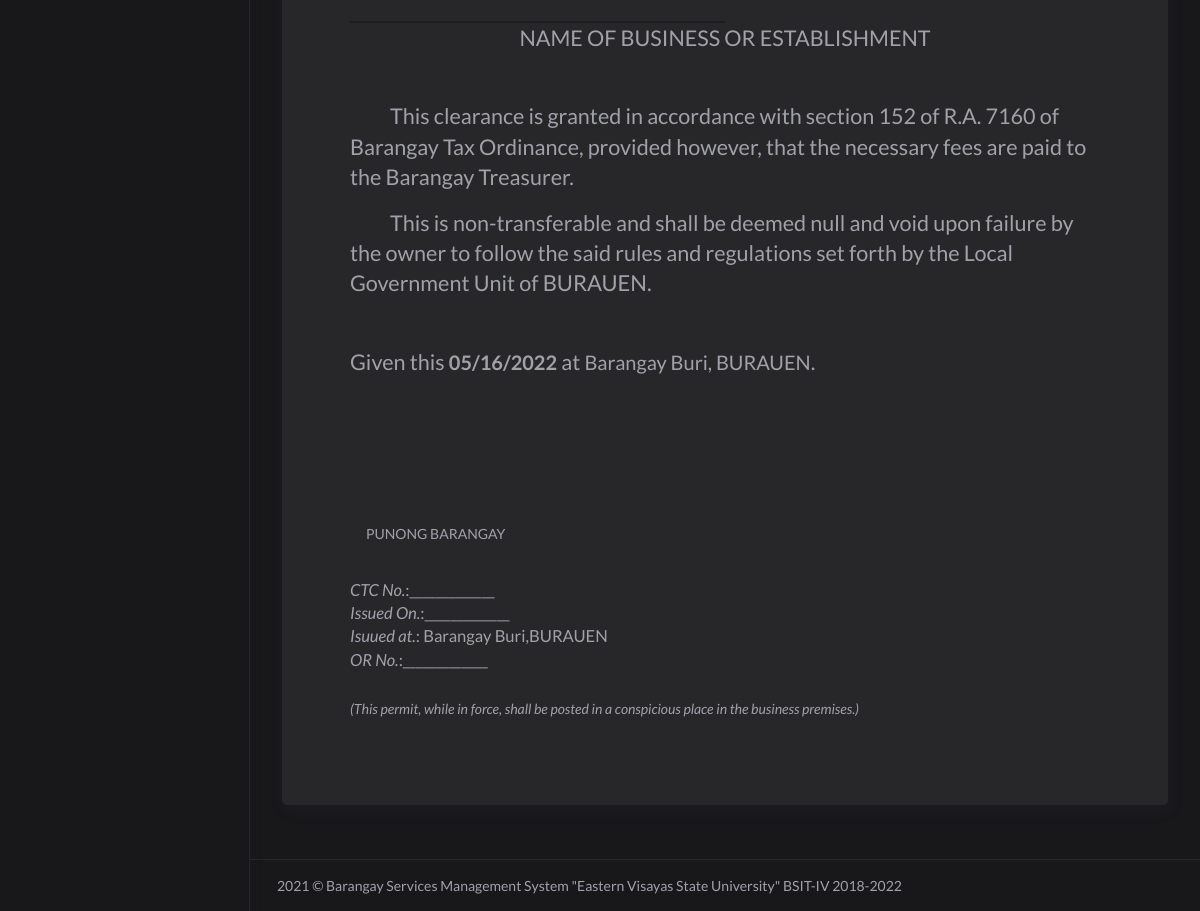
The page /generate_business_permit.php (lower part) on the database as committed earlier.
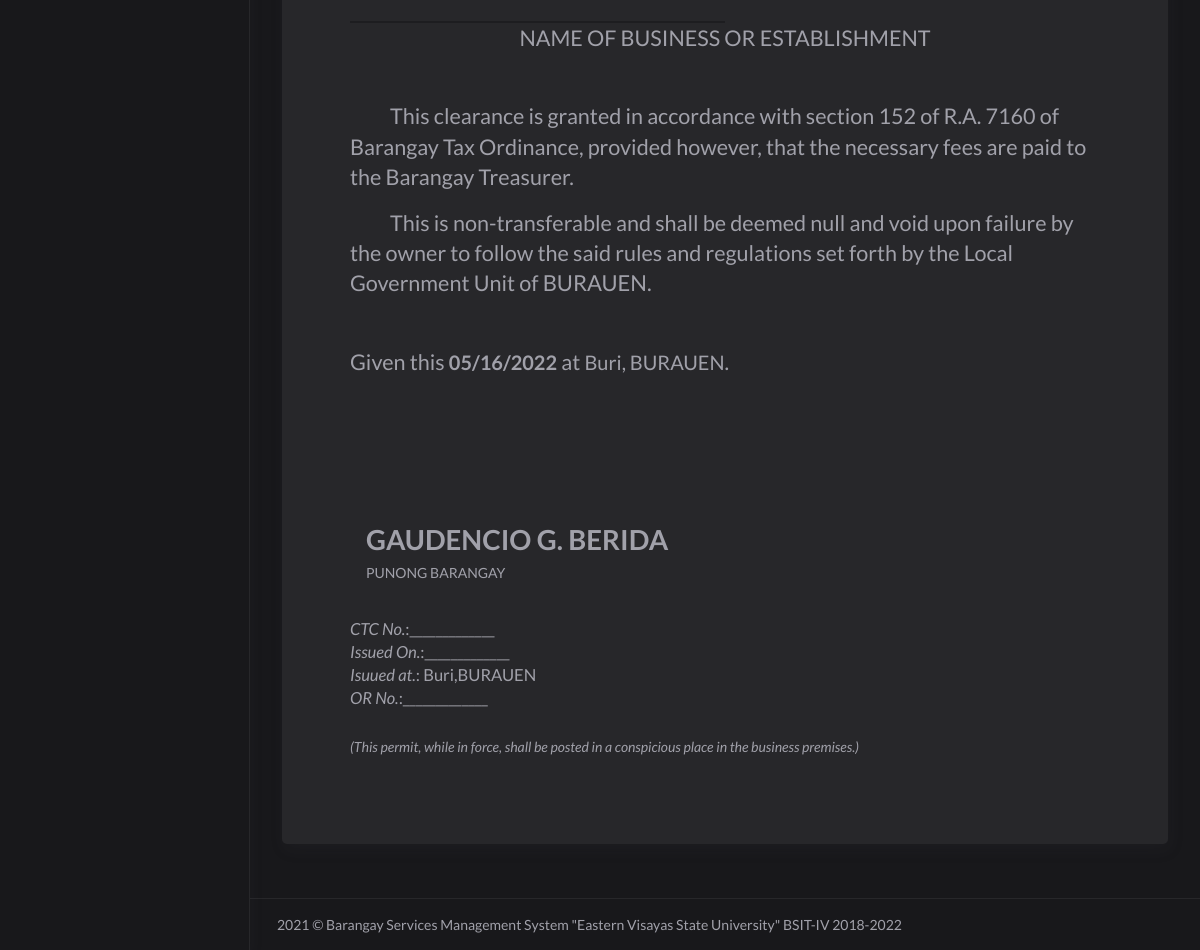
The same page on the database as committed later.
### tables this page shows
CREATE TABLE `tblbrgy_info` (
  `id` int(11) NOT NULL AUTO_INCREMENT,
  `province` varchar(100) DEFAULT NULL,
  `town` varchar(100) DEFAULT NULL,
  `brgy_name` varchar(50) DEFAULT NULL,
  `number` varchar(50) DEFAULT NULL,
  `text` text,
  `image` varchar(200) DEFAULT NULL,
  `city_logo` varchar(100) DEFAULT NULL,
  `brgy_logo` varchar(100) DEFAULT NULL,
  PRIMARY KEY (`id`)
);

CREATE TABLE `tblofficials` (
  `id` int(11) NOT NULL AUTO_INCREMENT,
  `name` varchar(50) DEFAULT NULL,
  `chairmanship` varchar(50) DEFAULT NULL,
  `position` varchar(50) DEFAULT NULL,
  `termstart` date DEFAULT NULL,
  `termend` date DEFAULT NULL,
  `status` varchar(20) DEFAULT NULL,
  PRIMARY KEY (`id`)
);

### templates/main-header.php (called while the page is built, shortened)
<?php include 'model/fetch_brgy_info.php' ?>

### model/fetch_brgy_info.php (called while the page is built, shortened)
<?php
    $query = "SELECT * FROM tblbrgy_info";
    $result = $conn->query($query);
	$row = $result->fetch_assoc();
	if($row){
		$town	= $row['town'];
		$brgy 		= $row['brgy_name'];
	}
?>

### generate_business_permit.php (the view, shortened to what this page needs)
<?php include 'bootstrap/index.php' ?>
<?php
$c = "SELECT * FROM tblofficials JOIN tblposition ON tblofficials.position=tblposition.id WHERE tblposition.position='Captain'";
$captain = $conn->query($c)->fetch_assoc();
?>
<!DOCTYPE html>
<html lang="en">
<head>
    <?php include 'templates/header.php' ?>
</head>
<body>
    <div class="wrapper">
        <?php include 'templates/main-header.php' ?>
        <?php include 'templates/sidebar.php' ?>
        <div class="main-panel">
            <div class="content">
                <div class="page-inner">
                    <div class="row mt--2">
                        <div class="col-md-12">
                            <div class="card">
                                <div class="card-body m-5" id="printThis">
                                    <div class="row mt-2">
                                        <div class="col-md-12">
                                            <div class="text-center pt-4 mb-5">
                                                <hr class="w-50 mt-0 mb-0" style="border-top: 2px solid black;">
                                                <h2 class="mt-0">NAME OF BUSINESS OR ESTABLISHMENT</h2>
                                            </div>
                                            <h2 class="mt-5" style="text-indent: 40px;">This clearance is granted in accordance with section 152 of R.A. 7160 of Barangay Tax Ordinance, provided however, that the necessary fees are paid to the Barangay Treasurer.</h2>
                                            <h2 class="mt-3" style="text-indent: 40px;">This is non-transferable and shall be deemed null and void upon failure by the owner to follow the said rules and regulations set forth by the Local Government Unit of <span style="font-size:22px"><?= ucwords($town) ?>.</h2>
                                            <h2 class="mt-5">Given this <span class="fw-bold" style="font-size:20px"><?= date('m/d/Y') ?></span> at <span style="font-size:20px"><?= ucwords($brgy . ', ' . $town) ?></span>.</h2>
                                        </div>
                                        <div class="col-md-12">
                                            <div class="p-3 text-right mr-5" style="margin-top:120px">
                                                <h1 class="fw-bold mb-0 text-uppercase"><?= ucwords($captain['name']) ?></h1>
                                                <p class="mr-5">PUNONG BARANGAY</p>
                                            </div>
                                        </div>
                                        <div class="col-md-12 mb-4">
                                            <h4 class="mb-0"><i>CTC No.</i>:_____________</h4>
                                            <h4 class="mb-0"><i>Issued On.</i>:_____________</h4>
                                            <h4 class="mb-0"><i>Isuued at.</i>: <?= ucwords($brgy . ',' . $town) ?></h4>
                                            <h4 class="mb-0"><i>OR No.</i>:_____________</h4>
                                        </div>
                                        <p class="ml-3"><i>(This permit, while in force, shall be posted in a conspicious place in the business premises.)</i></p>
                                    </div>
                                </div>
                            </div>
                        </div>
                    </div>
                </div>
            </div>
            <div class="modal fade" id="pment" tabindex="-1" role="dialog" aria-labelledby="exampleModalLabel" aria-hidden="true" data-backdrop="static" data-keyboard="false">
            </div>
            <?php include 'templates/main-footer.php' ?>
        </div>
    </div>
</body>
</html>

Rows that differ between the two databases and show on the page:
changed tblbrgy_info "BURAUEN": brgy_name+town "Barangay Buri, BURAUEN" → "Buri, BURAUEN"; brgy_name+town "Barangay Buri,BURAUEN" → "Buri,BURAUEN"
now on this page (row unchanged): tblofficials: name "GAUDENCIO G. BERIDA"
